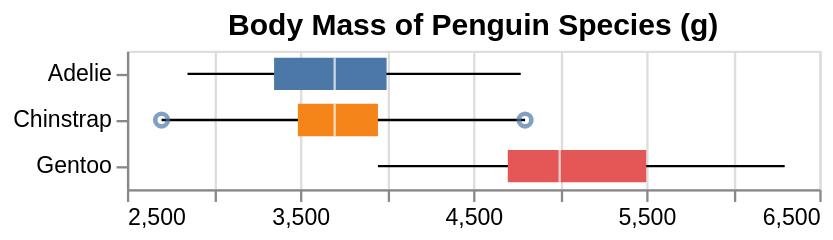

The Vega-Lite source for this figure:
### Vega specification from a JSON file in a GitHub repository (floating-point values rounded to 4 significant figures)
{"$schema": "https://vega.github.io/schema/vega/v5.json", "background": "white", "padding": 5, "width": 300, "title": {"text": "Body Mass of Penguin Species (g)", "frame": "group"}, "style": "cell", "data": [{"name": "source_0", "values": [{"Species": "Adelie", "lower": 2850, "q1": 3350, "median": 3700, "q3": 4000, "upper": 4775, "outliers": []}, {"Species": "Chinstrap", "lower": 2700, "q1": 3488.0, "median": 3700, "q3": 3950, "upper": 4800, "outliers": [2700, 4800]}, {"Species": "Gentoo", "lower": 3950, "q1": 4700, "median": 5000, "q3": 5500, "upper": 6300, "outliers": []}]}, {"name": "data_1", "source": "source_0", "transform": [{"type": "filter", "expr": "isValid(datum[\"lower\"]) && isFinite(+datum[\"lower\"])"}]}, {"name": "data_2", "source": "source_0", "transform": [{"type": "filter", "expr": "isValid(datum[\"q1\"]) && isFinite(+datum[\"q1\"])"}]}, {"name": "data_3", "source": "source_0", "transform": [{"type": "filter", "expr": "isValid(datum[\"median\"]) && isFinite(+datum[\"median\"])"}]}, {"name": "data_4", "source": "source_0", "transform": [{"type": "flatten", "fields": ["outliers"], "as": ["outliers"]}, {"type": "filter", "expr": "isValid(datum[\"outliers\"]) && isFinite(+datum[\"outliers\"])"}]}], "signals": [{"name": "y_step", "value": 20}, {"name": "height", "update": "bandspace(domain('y').length, 0, 0) * y_step"}], "marks": [{"name": "layer_0_marks", "type": "rule", "style": ["rule"], "from": {"data": "data_1"}, "encode": {"update": {"stroke": {"value": "black"}, "description": {"signal": "\"lower: \" + (format(datum[\"lower\"], \"\")) + \"; Species: \" + (isValid(datum[\"Species\"]) ? datum[\"Species\"] : \"\"+datum[\"Species\"]) + \"; upper: \" + (format(datum[\"upper\"], \"\"))"}, "x": {"scale": "x", "field": "lower"}, "x2": {"scale": "x", "field": "upper"}, "y": {"scale": "y", "field": "Species", "band": 0.5}}}}, {"name": "layer_1_marks", "type": "rect", "style": ["bar"], "from": {"data": "data_2"}, "encode": {"update": {"fill": {"scale": "color", "field": "Species"}, "ariaRoleDescription": {"value": "bar"}, "description": {"signal": "\"q1: \" + (format(datum[\"q1\"], \"\")) + \"; Species: \" + (isValid(datum[\"Species\"]) ? datum[\"Species\"] : \"\"+datum[\"Species\"]) + \"; q3: \" + (format(datum[\"q3\"], \"\"))"}, "x": {"scale": "x", "field": "q1"}, "x2": {"scale": "x", "field": "q3"}, "yc": {"scale": "y", "field": "Species", "band": 0.5}, "height": {"value": 14}}}}, {"name": "layer_2_marks", "type": "rect", "style": ["tick"], "from": {"data": "data_3"}, "encode": {"update": {"opacity": {"value": 0.7}, "fill": {"value": "white"}, "ariaRoleDescription": {"value": "tick"}, "description": {"signal": "\"median: \" + (format(datum[\"median\"], \"\")) + \"; Species: \" + (isValid(datum[\"Species\"]) ? datum[\"Species\"] : \"\"+datum[\"Species\"])"}, "yc": {"scale": "y", "field": "Species", "band": 0.5}, "height": {"value": 14}, "xc": {"scale": "x", "field": "median"}, "width": {"value": 1}}}}, {"name": "layer_3_marks", "type": "symbol", "style": ["point", "boxplot-outliers"], "from": {"data": "data_4"}, "encode": {"update": {"opacity": {"value": 0.7}, "fill": {"value": "transparent"}, "stroke": {"value": "#4c78a8"}, "ariaRoleDescription": {"value": "point"}, "description": {"signal": "\"outliers: \" + (format(datum[\"outliers\"], \"\")) + \"; Species: \" + (isValid(datum[\"Species\"]) ? datum[\"Species\"] : \"\"+datum[\"Species\"])"}, "x": {"scale": "x", "field": "outliers"}, "y": {"scale": "y", "field": "Species", "band": 0.5}}}}], "scales": [{"name": "x", "type": "linear", "domain": {"fields": [{"data": "data_1", "field": "lower"}, {"data": "data_1", "field": "upper"}, {"data": "data_2", "field": "q1"}, {"data": "data_2", "field": "q3"}, {"data": "data_3", "field": "median"}, {"data": "data_4", "field": "outliers"}]}, "range": [0, {"signal": "width"}], "zero": false, "nice": true}, {"name": "y", "type": "band", "domain": {"fields": [{"data": "data_1", "field": "Species"}, {"data": "data_2", "field": "Species"}, {"data": "data_3", "field": "Species"}, {"data": "data_4", "field": "Species"}], "sort": true}, "range": {"step": {"signal": "y_step"}}, "paddingInner": 0, "paddingOuter": 0}, {"name": "color", "type": "ordinal", "domain": {"data": "data_2", "field": "Species", "sort": true}, "range": "category"}], "axes": [{"scale": "x", "orient": "bottom", "gridScale": "y", "grid": true, "tickCount": {"signal": "ceil(width/40)"}, "domain": false, "labels": false, "aria": false, "maxExtent": 0, "minExtent": 0, "ticks": false, "zindex": 0}, {"scale": "x", "orient": "bottom", "grid": false, "labelFlush": true, "labelOverlap": true, "tickCount": {"signal": "ceil(width/40)"}, "zindex": 0}, {"scale": "y", "orient": "left", "grid": false, "zindex": 0}]}
